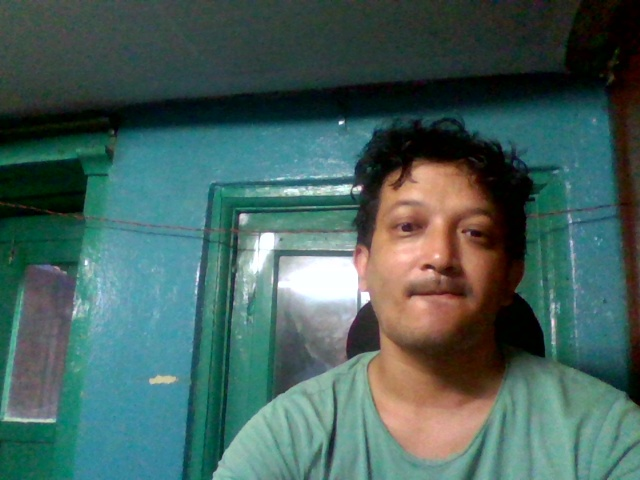
#> input picture face-original.jpg, 640 x 480 px
$ python main.py
#> lines starting #> are read from the running program, lines starting #| are printed output that depends on the picture; after the words box and inside, x2 and y2 are one past the last pixel; in counts of white or black regions, pixels touching at a corner belong together
import cv2

def detect_faces(image_path):
    # Load the Haar Cascade model
#> called with image_path = 'face-original.jpg'
    face_cascade = cv2.CascadeClassifier(cv2.data.haarcascades + 'haarcascade_frontalface_default.xml')

    # Read the image
    img = cv2.imread(image_path)
#> img is the input picture: shape (480, 640, 3); mean B, G, R 92.1, 97, 69.2
    if img is None:
        print("Error: Could not read image")
        return

    # Convert to grayscale
    gray = cv2.cvtColor(img, cv2.COLOR_BGR2GRAY)
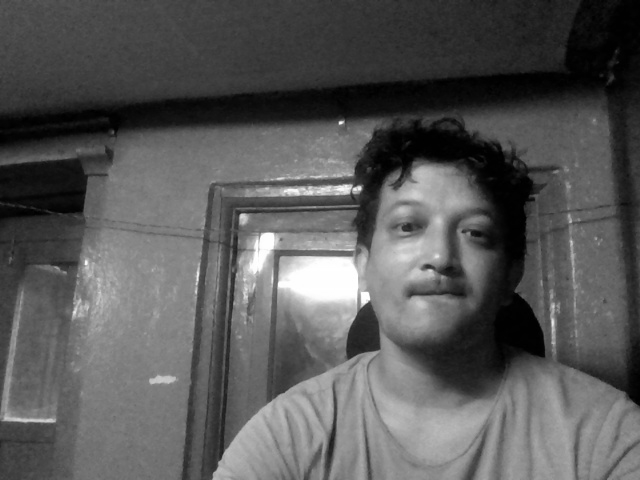
#> gray: shape (480, 640); min 0, max 255, mean 88.1

    # Detect faces
    faces = face_cascade.detectMultiScale(gray, 1.1, 4)
#> faces = [[357, 166, 161, 161]]

    # Draw rectangles around faces
    for (x, y, w, h) in faces:
        cv2.rectangle(img, (x, y), (x+w, y+h), (255, 0, 0), 2)
#> this loop made 1 pass
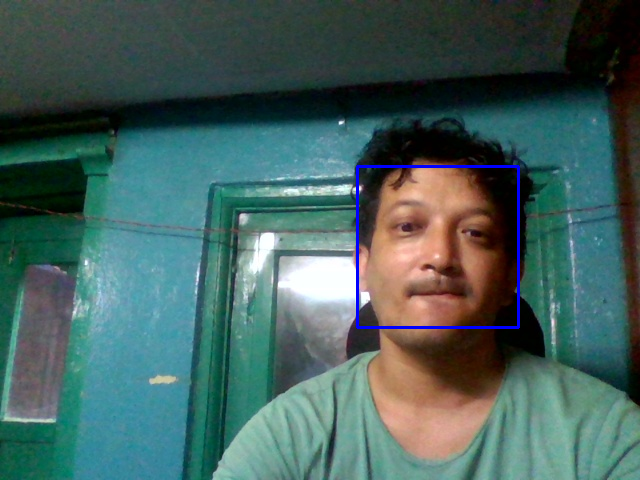
#> img: shape (480, 640, 3); 0.63% of pixels changed, all inside (x1, y1, x2, y2) = (356, 165, 520, 329)

    # Display the output
    cv2.imshow('Detected Faces', img)
    cv2.waitKey()

# Replace 'path_to_your_image.jpg' with your image file
detect_faces('face-original.jpg')

$ run again, with detect1.png saved as face-original.jpg
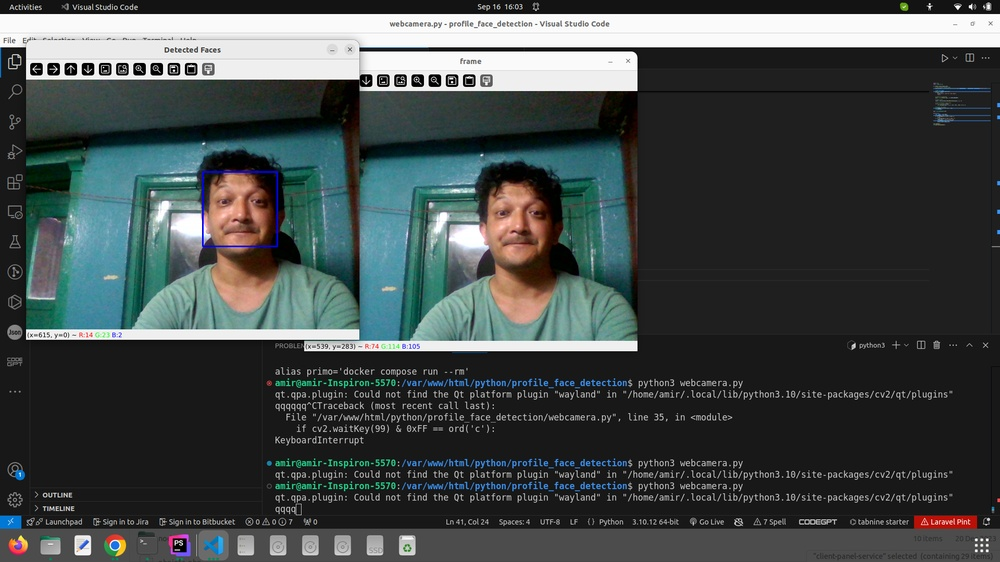
#> input picture detect1.png, 1000 x 562 px, shrunk from 1920 x 1080 before the run
#> in detect_faces, img is the input picture: shape (562, 1000, 3); mean B, G, R 74.1, 74.4, 67.3
#> in detect_faces, `gray = cv2.cvtColor(img, cv2.COLOR_BGR2GRAY)`:
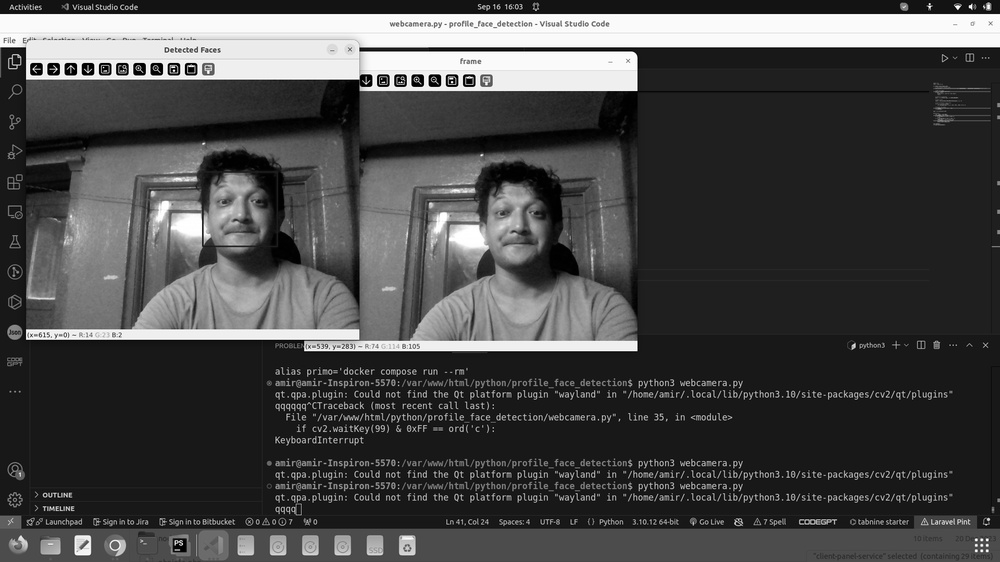
#> gray: shape (562, 1000); min 0, max 255, mean 72.2
#> faces = [[203, 172, 75, 75], [481, 184, 75, 75]]
#> the loop in detect_faces, `for (x, y, w, h) in faces:` made 2 passes
#> after the loop in detect_faces, `for (x, y, w, h) in faces:`:
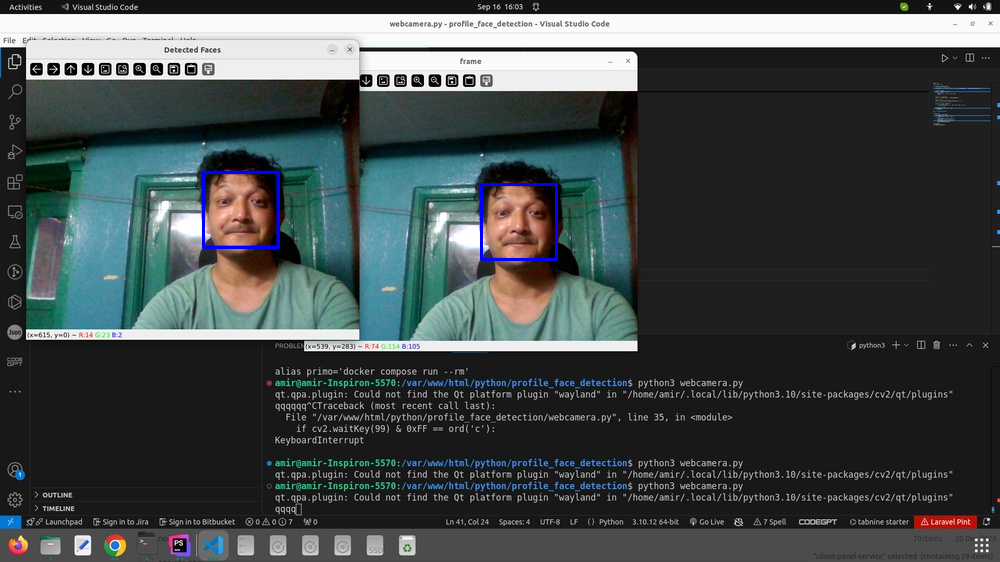
#> img: shape (562, 1000, 3); 0.32% of pixels changed, all inside (x1, y1, x2, y2) = (202, 171, 558, 261)
